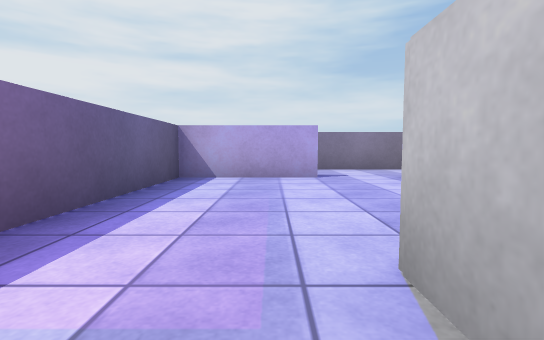
view 1 (above)

24 first-person views from a walk through a 3-D level made in the Unity game engine. The camera is 0.52 m above the floor, tilts 4° down and sees 85° across. The floor is counted in squares, 1 m on a side. Each view is taken from the middle of a square. On the plan, view 1 faces up. The plan holds only what a view shows up to about 9 squares ahead; the rest is blank. The place goes on beyond the plan. The player is left out. Surface patterns are stand-ins for the level's own textures.

view 2
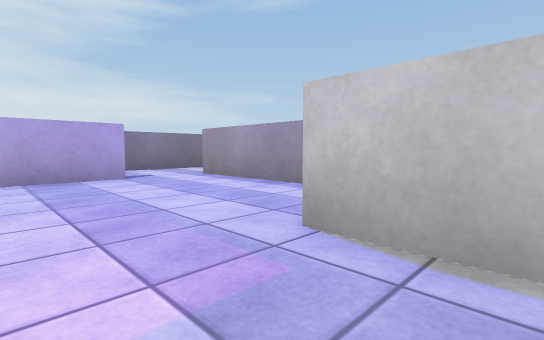

view 3
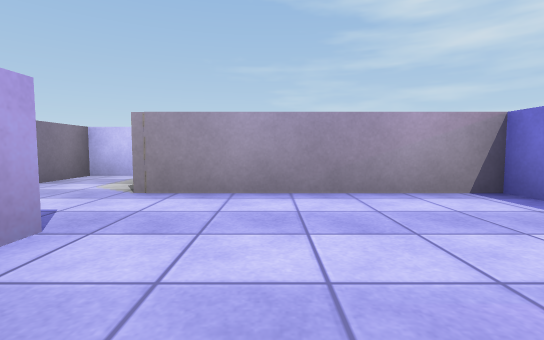

view 4
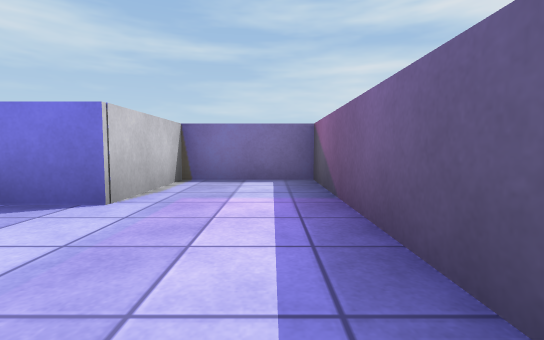

view 5
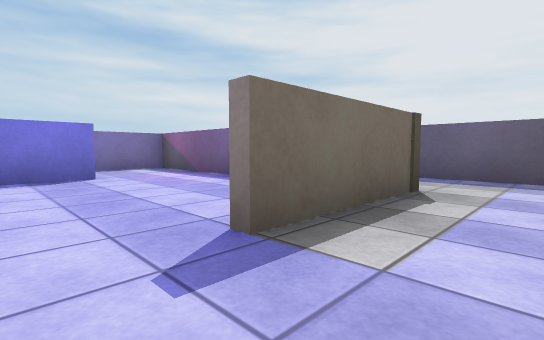

view 6
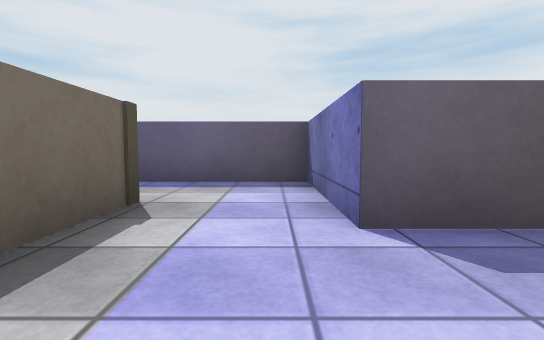

view 7
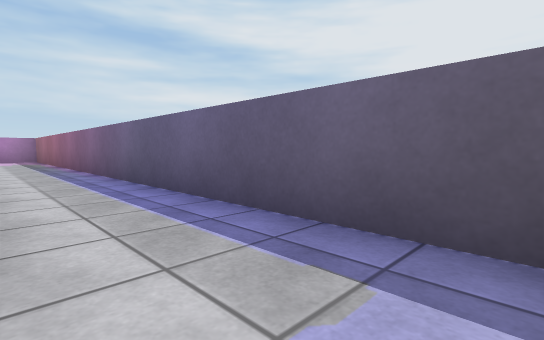

view 8
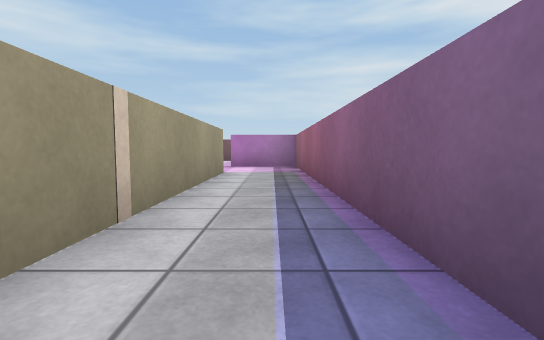

view 9
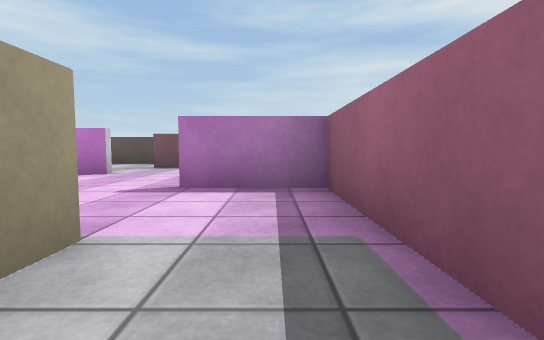

view 10
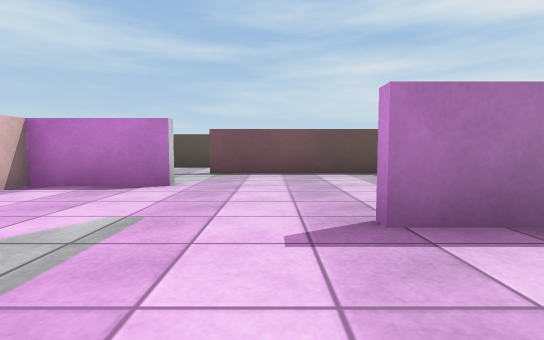

view 11
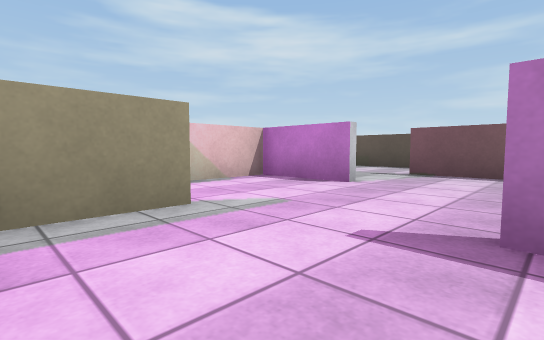

view 12
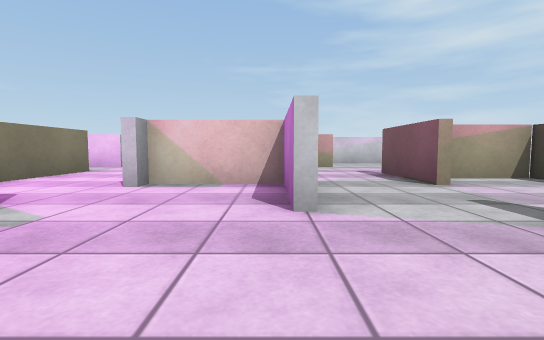

view 13
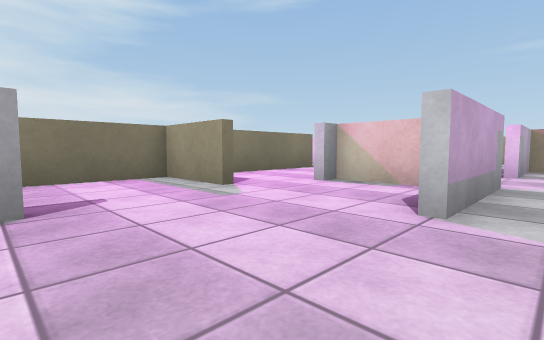

view 14
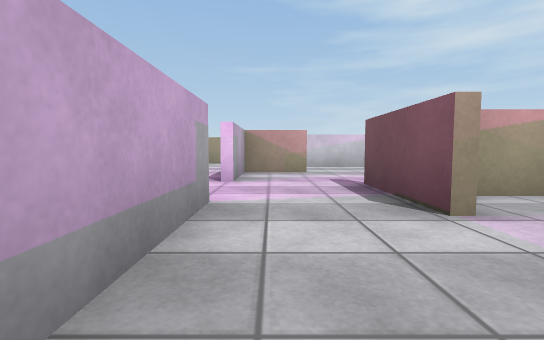

view 15
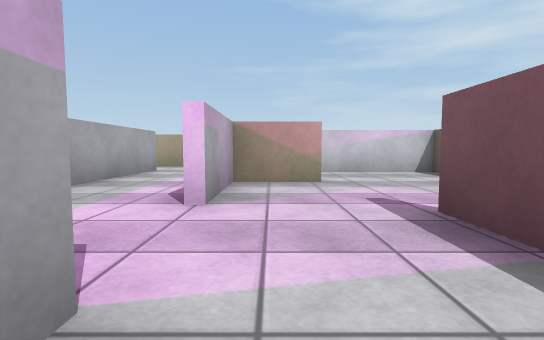

view 16
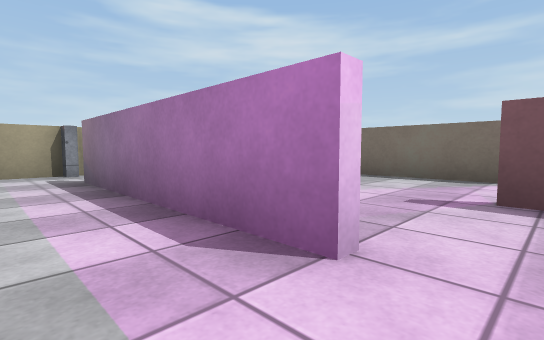

view 17
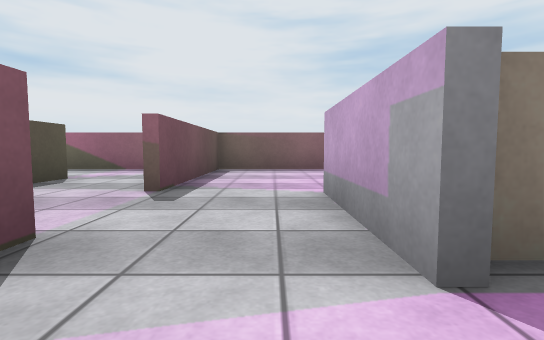

view 18
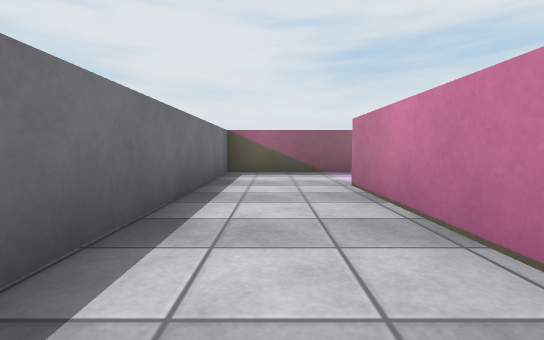

view 19
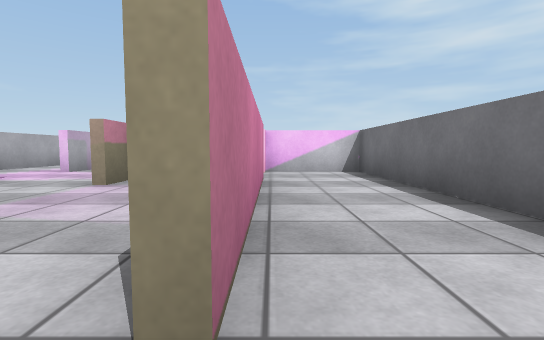

view 20
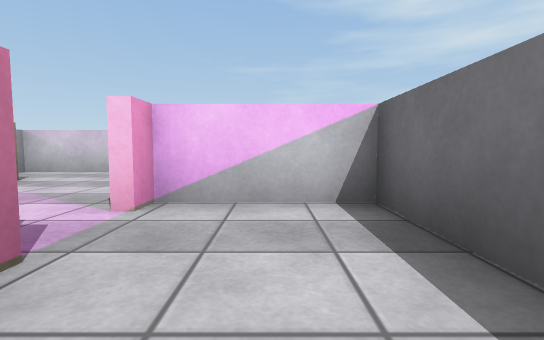

view 21
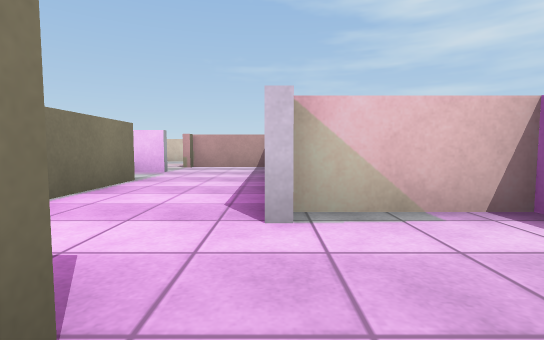

view 22
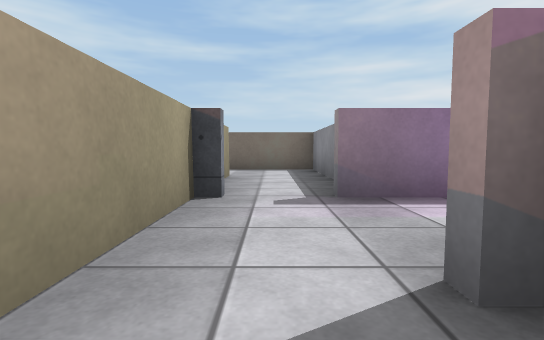

view 23
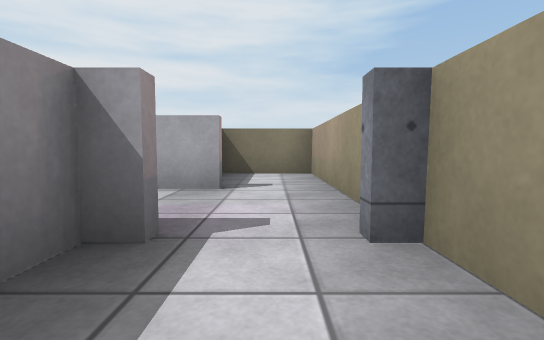

view 24
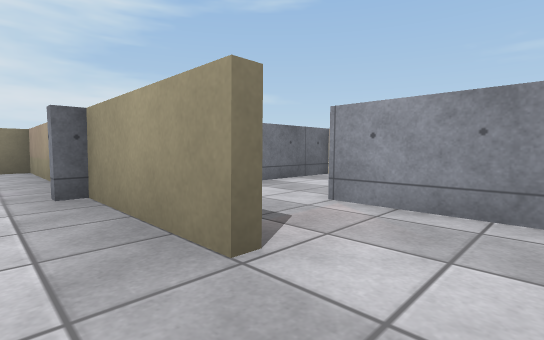

### Floor plan
Ten units are one square. View 1 is at (0, 0); x grows to the right and y downward. Boxes are objects, and circles mark ways between rooms. Rooms are numbered by the first view taken in them; rooms with no view inside come last. Other rooms are left out.
<svg viewBox="-42 -85 158 260">
<path fill="none" stroke="#000" d="M9 -54 -17 -54 -17 11 5 11 5 -13 24 -13 24 -58M-20 -57 9 -57M49 -66 49 -76 11 -76M-19 58 -19 1M-9 -76 -37 -76 -37 79 -18 79M5 75 5 57 -16 57M-37 96 -37 124 4 124M30 104 4 104M94 82 54 82M89 104 89 147 111 147M108 103 108 57 89 57M46 102 94 102M108 130 108 104M67 119 67 104 46 104M49 147 87 147 87 104M22 124 45 124M34 148 -14 148M-37 141 -37 170 49 170 49 147M30 126 22 126M-14 147 33 147 33 131M87 79 87 56"/>
<circle cx="-10" cy="-70" r="3" fill="#2a7"/>
<circle cx="-20" cy="65" r="3" fill="#2a7"/>
<circle cx="30" cy="110" r="3" fill="#2a7"/>
<circle cx="15" cy="120" r="3" fill="#2a7"/>
<circle cx="40" cy="100" r="3" fill="#2a7"/>
<circle cx="40" cy="150" r="3" fill="#2a7"/>
<text x="10" y="-40">1</text>
<text x="-30" y="-10">2</text>
<text x="-10" y="90">3</text>
<text x="80" y="90">4</text>
<text x="60" y="130">5</text>
<text x="0" y="160">6</text>
<text x="10" y="130">7</text>
<text x="70" y="60">8</text>
</svg>
Room 1 opens to room 2. Room 2 opens to room 3. Room 3 opens to room 5. Room 3 opens to room 7. Room 4 opens to room 5. Room 5 opens to room 6.

Where each view was taken, in squares from view 1:
view 1: 0 up, 0 right, facing up
view 2: 0 up, 1 left, facing up-right
view 3: 4 up, 1 left, facing right
view 4: 4 up, 1 left, facing down
view 5: 7 up, 2 right, facing down-left
view 6: 7 up, 1 right, facing left
view 7: 7 up, 2 left, facing down-left
view 8: 1 up, 3 left, facing down
view 9: 4 down, 3 left, facing down
view 10: 6 down, 1 left, facing down
view 11: 6 down, 2 left, facing down-right
view 12: 10 down, 2 left, facing right
view 13: 11 down, 2 left, facing up-right
view 14: 11 down, 0 right, facing right
view 15: 11 down, 2 right, facing right
view 16: 9 down, 4 right, facing down-right
view 17: 11 down, 4 right, facing left
view 18: 16 down, 3 right, facing left
view 19: 15 down, 2 left, facing right
view 20: 16 down, 2 right, facing right
view 21: 8 down, 0 right, facing right
view 22: 7 down, 10 right, facing down
view 23: 12 down, 10 right, facing up
view 24: 14 down, 10 right, facing up-right
